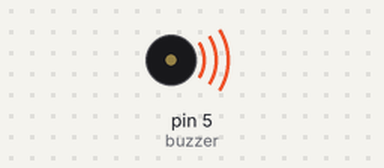
Bench run of a sketch on a simulated Arduino Uno, built with avr-gcc and run on an emulated ATmega328P. Shown: buzzer (waves = sounding).

Above: at 0.2 s.
Timing chart, 0 to 3.0 s (numbered marks = the images above):
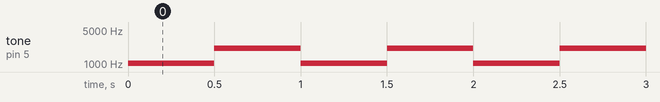

Measured:
- by itself, tone on pin 5 (buzzer): alternates 2094 Hz for 0.50 s and 1047 Hz for 0.50 s

The sketch:

simple_buzzer.ino
```cpp
int buzzer = 5;
unsigned long halfSecond = 500;
unsigned long milliSeconds = 0;
void setup() {
  // put your setup code here, to run once:


}

void loop() {
  // put your main code here, to run repeatedly:
  tone(buzzer, 1047);

  milliSeconds = millis();
  while(millis() < (halfSecond)+ milliSeconds){

  }
  noTone(buzzer);

  tone(buzzer, 1047*2);

  milliSeconds = millis();
  while(millis() < (halfSecond)+ milliSeconds){

  }
  noTone(buzzer);
  tone(buzzer, 1047);
  milliSeconds = millis();
  while(millis() < (halfSecond)+ milliSeconds){

  }
  noTone(buzzer);
  tone(buzzer, 1047*2);

  milliSeconds = millis();
  while(millis() < (halfSecond)+ milliSeconds){

  }
  noTone(buzzer);
}
```
